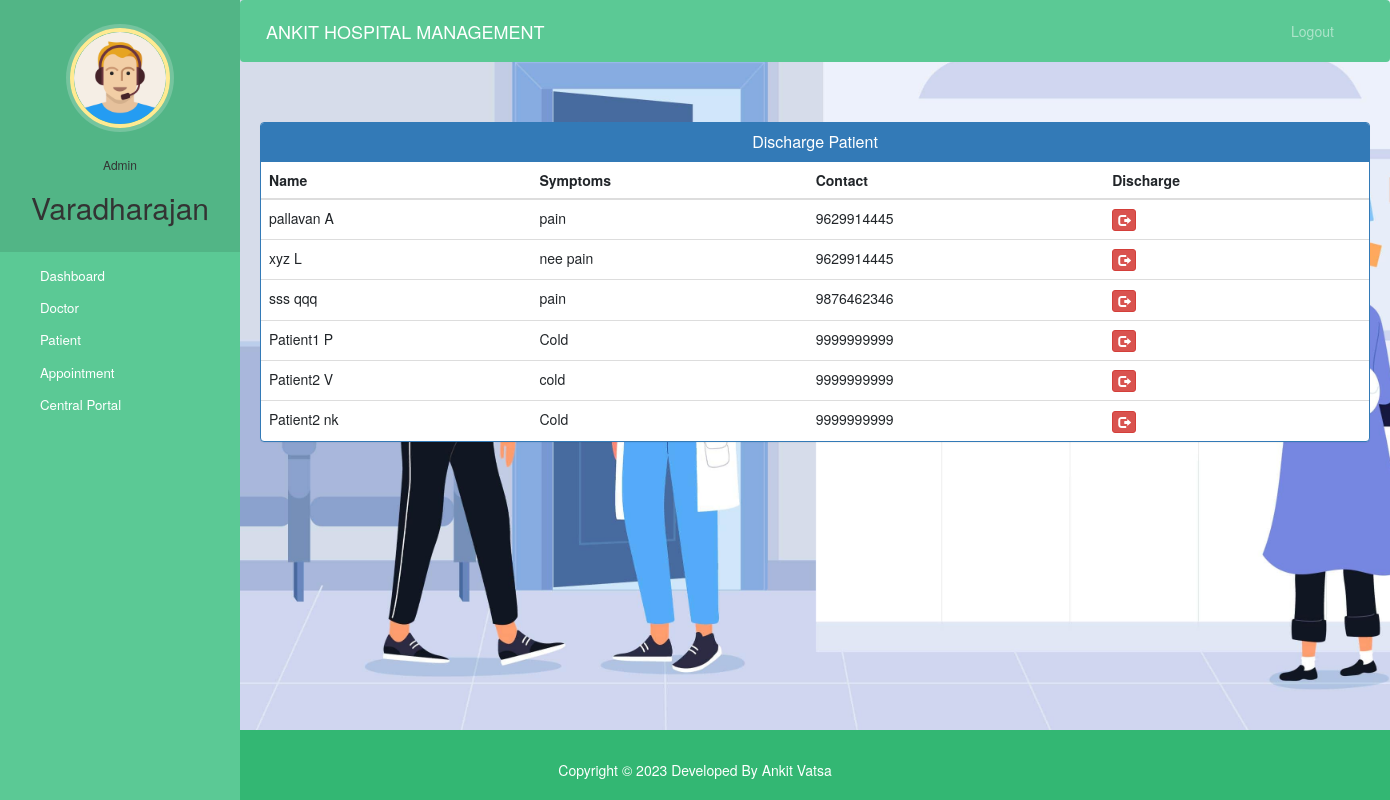
Screenshot of /admin-discharge-patient (signed in) with the database file from the repository.
### hospital/models.py (models this page shows, shortened)
class Patient(models.Model):
    user=models.OneToOneField(User,on_delete=models.CASCADE)
    profile_pic= models.ImageField(upload_to='profile_pic/PatientProfilePic/',null=True,blank=True)
    address = models.CharField(max_length=40)
    mobile = models.CharField(max_length=20,null=False)
    symptoms = models.CharField(max_length=100,null=False)
    assignedDoctorId = models.PositiveIntegerField(null=True)
    admitDate=models.DateField(auto_now=True)
    status=models.BooleanField(default=False)
    @property
    def get_name(self):
        return self.user.first_name+" "+self.user.last_name

### hospital/views.py (the view)
# urls.py: path('admin-discharge-patient', views.admin_discharge_patient_view,name='admin-discharge-patient'),
@login_required(login_url='adminlogin')
@user_passes_test(is_admin)
def admin_discharge_patient_view(request):
    patients=models.Patient.objects.all().filter(status=True)
    return render(request,'hospital/admin_discharge_patient.html',{'patients':patients})

### hospital/views.py (called while the page is built)
def is_admin(user):
    return user.groups.filter(name='ADMIN').exists()

### templates/hospital/admin_discharge_patient.html (shortened to what this page needs)
{% extends 'hospital/admin_base.html' %}
{% block content %}
<head>
  <link href="//netdna.bootstrapcdn.com/bootstrap/3.0.0/css/bootstrap.min.css" rel="stylesheet" id="bootstrap-css">
</head>
<div class="container">
  <div class="panel panel-primary">
    <div class="panel-heading">
      <h6 class="panel-title">Discharge Patient</h6>
    </div>
    <table class="table table-hover" id="dev-table">
      <thead>
        <tr>
          <th>Name</th>
          <th>Symptoms</th>
          <th>Contact</th>
          <th>Discharge</th>
        </tr>
      </thead>
      {% for p in patients %}
      <tr>
        <td> {{p.get_name}}</td>
        <td>{{p.symptoms}}</td>
        <td>{{p.mobile}}</td>
        <td><a class="btn btn-danger btn-xs" href="{% url 'discharge-patient' p.id  %}"><span class="glyphicon glyphicon-log-out"></span></a></td>
      </tr>
      {% endfor %}
    </table>
  </div>
</div>
{% endblock content %}

### templates/hospital/admin_base.html (shortened to what this page needs)
<!DOCTYPE html>
{% load static %}
<html lang="en">
<head>
  <link rel="stylesheet" href="https://stackpath.bootstrapcdn.com/bootstrap/4.3.1/css/bootstrap.min.css">
  <link rel="stylesheet" href="https://maxcdn.bootstrapcdn.com/font-awesome/4.7.0/css/font-awesome.min.css">
  <link rel="stylesheet" href="{% static '/style.css' %}">
</head>
<body>
<div class="back-image">
  <nav class="menu" tabindex="0">
    <header class="avatar">
      <img src="{% static "images/adminpropic.png" %}" />
      <br><br>
      <h6>Admin</h6>
      <h2>{{request.user.first_name}}</h2>
    </header>
    <ul>
      <li tabindex="0" class="icon-dashboard"> <a style="color:white; text-decoration:none;" href="/admin-dashboard"><span>Dashboard</span></a> </li>
      <li tabindex="0" class="icon-customers"> <a style="color:white; text-decoration:none;" href="/admin-doctor"><span>Doctor</span></a></li>
      <li tabindex="0" class="icon-users"> <a style="color:white; text-decoration:none;" href="/admin-patient"><span>Patient</span></a></li>
      <li tabindex="0" class="icon-calendar"> <a style="color:white; text-decoration:none;" href="/admin-appointment"><span>Appointment</span></a></li>
      <li tabindex="0" class="icon-calendar"> <a style="color:white; text-decoration:none;" href="/admin-central"><span>Central Portal</span></a></li>
    </ul>
  </nav>
  <main>
    <div class="bs-example">
      <nav class="navbar navbar-expand-md  navbar-dark fixed-top" style="background:#5bc995;">
        <a href="/admin-dashboard" class="navbar-brand">ANKIT HOSPITAL MANAGEMENT</a>
        <div class="collapse navbar-collapse justify-content-between" id="navbarCollapse">
          <div class="navbar-nav" style=" margin-left: 90%;">
            <a href="/logout" class="nav-item nav-link">Logout</a>
          </div>
        </div>
      </nav>
    </div>
    <br><br>
    {% block content %}
    {% endblock content %}
    <br><br><br><br>
  </main>
</div>
{% include "hospital/footer.html" %}
</body>
</html>

### static/style.css (style rules this page uses)
body { padding-left: 240px; }
main { position: relative; height: 100vh; }
.menu { background: #5bc995; height: 100vh; width: 240px; position: fixed; top: 0px; left: 0; z-index: 5; outline: none; }
.menu .avatar { background: rgba(0, 0, 0, 0.1); padding: 2em 0.5em; text-align: center; }
.menu .avatar img { width: 100px; border-radius: 50%; overflow: hidden; border: 4px solid #ffea92; box-shadow: 0 0 0 4px rgba(255, 255, 255, 0.2); }
.menu .avatar h2 { font-weight: normal; margin-bottom: 0; }
.menu ul { list-style: none; padding: 0.5em 0; margin: 0; }
.menu ul li { padding: 0.5em 1em 0.5em 3em; font-size: 0.95em; font-weight: regular; background-repeat: no-repeat; background-position: left 15px center; background-size: auto 20px; transition: all 0.15s linear; cursor: pointer; }
.menu ul li.icon-dashboard { background-image: url("http://www.entypo.com/images//gauge.svg"); }
.menu ul li.icon-customers { background-image: url("http://www.entypo.com/images//briefcase.svg"); }
.menu ul li.icon-users { background-image: url("http://www.entypo.com/images//users.svg"); }
.menu ul li.icon-calendar { background-image: url("http://www.entypo.com/images//calendar.svg"); }

### templates/hospital/admin_discharge_patient.html (style rules this page uses)
a:link { text-decoration: none; }
h6 { text-align: center; }

### rows the page displays
Patient: get_name "pallavan A", symptoms "pain", mobile "9629914445"
Patient: get_name "xyz L", symptoms "nee pain", mobile "9629914445"
Patient: get_name "sss qqq", symptoms "pain", mobile "9876462346"
Patient: get_name "Patient1 P", symptoms "Cold", mobile "9999999999"
Patient: get_name "Patient2 V", symptoms "cold", mobile "9999999999"
Patient: get_name "Patient2 nk", symptoms "Cold", mobile "9999999999"

### other values shown
{{ request.user.first_name }} "Varadharajan"
